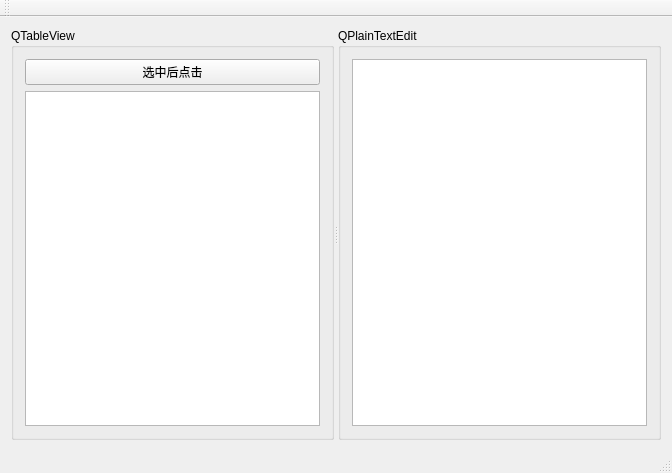
<?xml version="1.0" encoding="UTF-8"?>
<ui version="4.0">
 <class>DemoClass</class>
 <widget class="QMainWindow" name="DemoClass">
  <property name="geometry">
   <rect>
    <x>0</x>
    <y>0</y>
    <width>672</width>
    <height>473</height>
   </rect>
  </property>
  <property name="windowTitle">
   <string>Demo</string>
  </property>
  <widget class="QWidget" name="centralWidget">
   <layout class="QGridLayout" name="gridLayout_3">
    <item row="0" column="0">
     <widget class="QSplitter" name="splitter">
      <property name="orientation">
       <enum>Qt::Horizontal</enum>
      </property>
      <widget class="QGroupBox" name="groupBox">
       <property name="title">
        <string>QTableView</string>
       </property>
       <layout class="QGridLayout" name="gridLayout">
        <item row="1" column="0">
         <widget class="QTableView" name="tableView"/>
        </item>
        <item row="0" column="0">
         <widget class="QPushButton" name="pushButton">
          <property name="text">
           <string>选中后点击</string>
          </property>
         </widget>
        </item>
       </layout>
      </widget>
      <widget class="QGroupBox" name="groupBox_2">
       <property name="title">
        <string>QPlainTextEdit</string>
       </property>
       <layout class="QGridLayout" name="gridLayout_2">
        <item row="0" column="0">
         <widget class="QPlainTextEdit" name="plainTextEdit">
          <property name="lineWrapMode">
           <enum>QPlainTextEdit::NoWrap</enum>
          </property>
         </widget>
        </item>
       </layout>
      </widget>
     </widget>
    </item>
   </layout>
  </widget>
  <widget class="QMenuBar" name="menuBar">
   <property name="geometry">
    <rect>
     <x>0</x>
     <y>0</y>
     <width>672</width>
     <height>23</height>
    </rect>
   </property>
  </widget>
  <widget class="QToolBar" name="mainToolBar">
   <attribute name="toolBarArea">
    <enum>TopToolBarArea</enum>
   </attribute>
   <attribute name="toolBarBreak">
    <bool>false</bool>
   </attribute>
  </widget>
  <widget class="QStatusBar" name="statusBar"/>
 </widget>
 <layoutdefault spacing="6" margin="11"/>
 <resources>
  <include location="demo.qrc"/>
 </resources>
 <connections/>
</ui>
